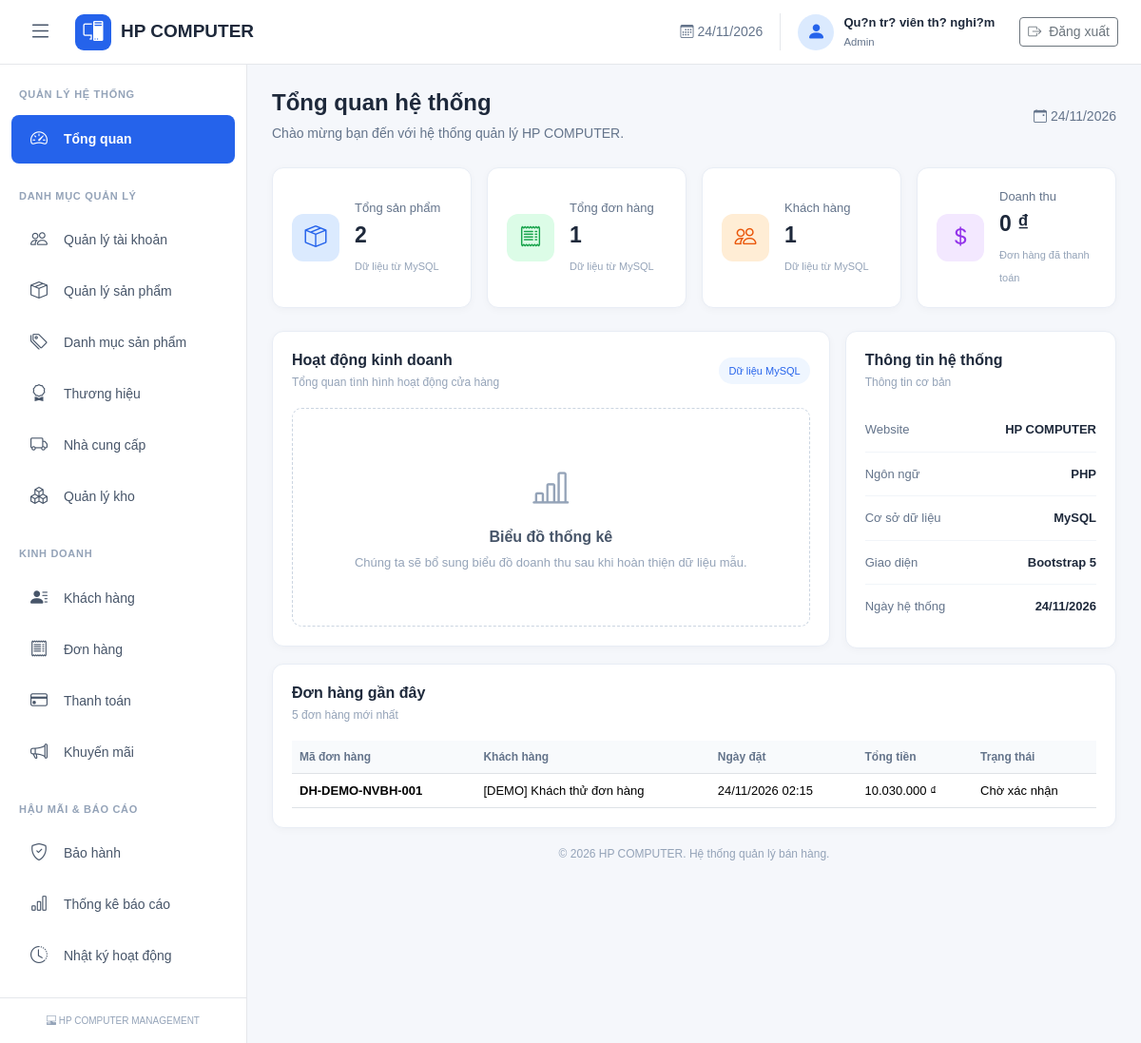
Screenshot of /index.php (signed in) with the database file from the repository.
### tables this page shows
CREATE TABLE `don_hang` (
  `ma_don_hang` int(11) NOT NULL,
  `ma_khach_hang` int(11) NOT NULL,
  `ma_nguoi_tao` int(11) DEFAULT NULL,
  `ma_so_don_hang` varchar(50) NOT NULL,
  `ngay_dat` datetime NOT NULL DEFAULT current_timestamp(),
  `ten_nguoi_nhan` varchar(150) NOT NULL,
  `sdt_nguoi_nhan` varchar(20) NOT NULL,
  `dia_chi_giao_hang` varchar(255) NOT NULL,
  `tam_tinh` decimal(15,2) UNSIGNED NOT NULL DEFAULT 0.00,
  `tien_giam_gia` decimal(15,2) UNSIGNED NOT NULL DEFAULT 0.00,
  `phi_van_chuyen` decimal(15,2) UNSIGNED NOT NULL DEFAULT 0.00,
  `tong_tien` decimal(15,2) UNSIGNED NOT NULL DEFAULT 0.00,
  `trang_thai_don_hang` enum('PENDING','CONFIRMED','PROCESSING','SHIPPING','COMPLETED','CANCELLED') NOT NULL DEFAULT 'PENDING',
  `trang_thai_thanh_toan` enum('UNPAID','PARTIAL','PAID','REFUNDED') NOT NULL DEFAULT 'UNPAID',
  `ghi_chu` text DEFAULT NULL,
  `ngay_cap_nhat` datetime NOT NULL DEFAULT current_timestamp() ON UPDATE current_timestamp()
);

### modules/dashboard/index.php (the view, shortened to what this page needs)
<?php
require_once __DIR__ . '/../../config/database.php';
$tongSanPham = 0;
$tongDonHang = 0;
$tongKhachHang = 0;
$tongDoanhThu = 0;
$donHangGanDay = [];
$dashboardError = false;
try {
    $stmt = $pdo->query("
        SELECT COUNT(*)
        FROM san_pham
    ");
    $tongSanPham = (int) $stmt->fetchColumn();
    $stmt = $pdo->query("
        SELECT COUNT(*)
        FROM don_hang
    ");
    $tongDonHang = (int) $stmt->fetchColumn();
    $stmt = $pdo->query("
        SELECT COUNT(*)
        FROM khach_hang
    ");
    $tongKhachHang = (int) $stmt->fetchColumn();
    $stmt = $pdo->query("
        SELECT COALESCE(SUM(tong_tien), 0)
        FROM don_hang
        WHERE trang_thai_thanh_toan = 'PAID'
    ");
    $tongDoanhThu = (float) $stmt->fetchColumn();
    $stmt = $pdo->query("
        SELECT
            ma_so_don_hang,
            ten_nguoi_nhan,
            ngay_dat,
            tong_tien,
            trang_thai_don_hang,
            trang_thai_thanh_toan
        FROM don_hang
        ORDER BY ngay_dat DESC
        LIMIT 5
    ");
    $donHangGanDay = $stmt->fetchAll(PDO::FETCH_ASSOC);
} catch (PDOException $e) {
    error_log('Dashboard error: ' . $e->getMessage());
    $dashboardError = true;
}
function dinhDangTien($tien)
{
    return number_format((float) $tien, 0, ',', '.') . ' ₫';
}
function tenTrangThai($trangThai)
{
    $danhSach = [
        'PENDING'    => 'Chờ xác nhận',
        'CONFIRMED'  => 'Đã xác nhận',
        'PROCESSING' => 'Đang xử lý',
        'SHIPPING'   => 'Đang giao hàng',
        'COMPLETED'  => 'Hoàn thành',
        'CANCELLED'  => 'Đã hủy'
    ];
    return $danhSach[$trangThai] ?? $trangThai;
}
?>
<div class="page-heading">
    <div>
        <h1>Tổng quan hệ thống</h1>
        <p>Chào mừng bạn đến với hệ thống quản lý HP COMPUTER.</p>
    </div>
    <div class="page-heading-date">
        <i class="bi bi-calendar-event"></i>
        <?= date('d/m/Y') ?>
    </div>
</div>
<div class="row g-3 mb-4">
    <div class="col-12 col-sm-6 col-xl-3">
        <div class="stat-card">
            <div class="stat-icon stat-blue">
                <i class="bi bi-box-seam"></i>
            </div>
            <div>
                <p>Tổng sản phẩm</p>
                <h3><?= number_format($tongSanPham) ?></h3>
                <small>Dữ liệu từ MySQL</small>
            </div>
        </div>
    </div>
    <div class="col-12 col-sm-6 col-xl-3">
        <div class="stat-card">
            <div class="stat-icon stat-green">
                <i class="bi bi-receipt"></i>
            </div>
            <div>
                <p>Tổng đơn hàng</p>
                <h3><?= number_format($tongDonHang) ?></h3>
                <small>Dữ liệu từ MySQL</small>
            </div>
        </div>
    </div>
    <div class="col-12 col-sm-6 col-xl-3">
        <div class="stat-card">
            <div class="stat-icon stat-orange">
                <i class="bi bi-people"></i>
            </div>
            <div>
                <p>Khách hàng</p>
                <h3><?= number_format($tongKhachHang) ?></h3>
                <small>Dữ liệu từ MySQL</small>
            </div>
        </div>
    </div>
    <div class="col-12 col-sm-6 col-xl-3">
        <div class="stat-card">
            <div class="stat-icon stat-purple">
                <i class="bi bi-currency-dollar"></i>
            </div>
            <div>
                <p>Doanh thu</p>
                <h3><?= dinhDangTien($tongDoanhThu) ?></h3>
                <small>Đơn hàng đã thanh toán</small>
            </div>
        </div>
    </div>
</div>
<div class="row g-3">
    <div class="col-12 col-xl-8">
        <div class="content-card">
            <div class="content-card-header">
                <div>
                    <h5>Hoạt động kinh doanh</h5>
                    <p>Tổng quan tình hình hoạt động cửa hàng</p>
                </div>
                <span class="status-label">
                    Dữ liệu MySQL
                </span>
            </div>
            <div class="empty-chart">
                <i class="bi bi-bar-chart-line"></i>
                <h6>Biểu đồ thống kê</h6>
                <p>
                    Chúng ta sẽ bổ sung biểu đồ doanh thu
                    sau khi hoàn thiện dữ liệu mẫu.
                </p>
            </div>
        </div>
    </div>
    <div class="col-12 col-xl-4">
        <div class="content-card">
            <div class="content-card-header">
                <div>
                    <h5>Thông tin hệ thống</h5>
                    <p>Thông tin cơ bản</p>
                </div>
            </div>
            <div class="system-info">
                <div>
                    <span>Website</span>
                    <strong>HP COMPUTER</strong>
                </div>
                <div>
                    <span>Ngôn ngữ</span>
                    <strong>PHP</strong>
                </div>
                <div>
                    <span>Cơ sở dữ liệu</span>
                    <strong>MySQL</strong>
                </div>
                <div>
                    <span>Giao diện</span>
                    <strong>Bootstrap 5</strong>
                </div>
                <div>
                    <span>Ngày hệ thống</span>
                    <strong><?= date('d/m/Y') ?></strong>
                </div>
            </div>
        </div>
    </div>
</div>
<div class="content-card mt-3">
    <div class="content-card-header">
        <div>
            <h5>Đơn hàng gần đây</h5>
            <p>5 đơn hàng mới nhất</p>
        </div>
    </div>
    <div class="table-responsive">
        <table class="table dashboard-table align-middle mb-0">
            <thead>
                <tr>
                    <th>Mã đơn hàng</th>
                    <th>Khách hàng</th>
                    <th>Ngày đặt</th>
                    <th>Tổng tiền</th>
                    <th>Trạng thái</th>
                </tr>
            </thead>
            <tbody>
                <?php if (empty($donHangGanDay)): ?>
                    <tr>
                        <td colspan="5"
                            class="text-center py-4 text-muted">
                            <?= $dashboardError
                                ? 'Không thể tải danh sách đơn hàng.'
                                : 'Chưa có đơn hàng để hiển thị.' ?>
                        </td>
                    </tr>
                <?php else: ?>
                    <?php foreach ($donHangGanDay as $donHang): ?>
                        <tr>
                            <td>
                                <strong>
                                    <?= htmlspecialchars(
                                        $donHang['ma_so_don_hang'],
                                        ENT_QUOTES,
                                        'UTF-8'
                                    ) ?>
                                </strong>
                            </td>
                            <td>
                                <?= htmlspecialchars(
                                    $donHang['ten_nguoi_nhan'],
                                    ENT_QUOTES,
                                    'UTF-8'
                                ) ?>
                            </td>
                            <td>
                                <?= date(
                                    'd/m/Y H:i',
                                    strtotime($donHang['ngay_dat'])
                                ) ?>
                            </td>
                            <td>
                                <?= dinhDangTien($donHang['tong_tien']) ?>
                            </td>
                            <td>
                                <?= htmlspecialchars(
                                    tenTrangThai($donHang['trang_thai_don_hang']),
                                    ENT_QUOTES,
                                    'UTF-8'
                                ) ?>
                            </td>
                        </tr>
                    <?php endforeach; ?>
                <?php endif; ?>
            </tbody>
        </table>
    </div>
</div>

### assets/css/admin.css (style rules this page uses)
:root { --primary-color: #2563eb; --sidebar-width: 260px; --topbar-height: 68px; --background-color: #f5f7fb; --text-color: #1e293b; }
* { box-sizing: border-box; }
body { margin: 0; font-family: Arial, Helvetica, sans-serif; background: var(--background-color); color: var(--text-color); }
.page-heading { display: flex; justify-content: space-between; align-items: center; gap: 15px; margin-bottom: 25px; }
.page-heading h1 { font-size: 24px; font-weight: 700; margin: 0 0 7px; }
.page-heading p { margin: 0; color: #64748b; font-size: 14px; }
.page-heading-date { color: #64748b; font-size: 14px; white-space: nowrap; }
.stat-card { background: #ffffff; border: 1px solid #e8edf5; border-radius: 12px; padding: 20px; display: flex; align-items: center; gap: 16px; height: 100%; box-shadow: 0 2px 8px rgba(15, 23, 42, 0.03); }
.stat-icon { width: 50px; height: 50px; border-radius: 12px; display: grid; place-items: center; font-size: 23px; flex-shrink: 0; }
.stat-blue { color: #2563eb; background: #dbeafe; }
.stat-green { color: #16a34a; background: #dcfce7; }
.stat-orange { color: #ea580c; background: #ffedd5; }
.stat-purple { color: #9333ea; background: #f3e8ff; }
.stat-card p { margin: 0 0 6px; color: #64748b; font-size: 13px; }
.stat-card h3 { margin: 0 0 5px; font-size: 23px; font-weight: 700; }
.stat-card small { color: #94a3b8; font-size: 11px; }
.content-card { background: #ffffff; border: 1px solid #e8edf5; border-radius: 12px; padding: 20px; box-shadow: 0 2px 8px rgba(15, 23, 42, 0.03); }
.content-card-header { display: flex; justify-content: space-between; align-items: center; gap: 10px; margin-bottom: 18px; }
.content-card-header h5 { font-size: 16px; font-weight: 700; margin: 0 0 5px; }
.content-card-header p { color: #94a3b8; font-size: 12px; margin: 0; }
.status-label { background: #eff6ff; color: #2563eb; padding: 6px 10px; border-radius: 20px; font-size: 11px; }
.empty-chart { min-height: 230px; border: 1px dashed #cbd5e1; border-radius: 10px; display: flex; flex-direction: column; justify-content: center; align-items: center; color: #94a3b8; text-align: center; }
.empty-chart i { font-size: 38px; margin-bottom: 12px; }
.empty-chart h6 { color: #475569; font-weight: 600; }
.empty-chart p { font-size: 13px; margin: 0; }
.system-info > div { display: flex; justify-content: space-between; gap: 10px; padding: 13px 0; border-bottom: 1px solid #f1f5f9; font-size: 13px; }
.system-info > div:last-child { border-bottom: 0; }
.system-info span { color: #64748b; }
.system-info strong { text-align: right; }
.dashboard-table thead th { background: #f8fafc; color: #64748b; font-size: 12px; font-weight: 600; white-space: nowrap; }
.dashboard-table tbody td { font-size: 13px; }

### rows the page displays
don_hang: ma_so_don_hang "DH-DEMO-NVBH-001", ten_nguoi_nhan "[DEMO] Khách thử đơn hàng", ngay_dat "24/11/2026 02:15", tong_tien "10.030.000 ₫", trang_thai_don_hang "Chờ xác nhận"

### other values shown
$hoTen "Qu?n tr? viên th? nghi?m"
$tenVaiTro "Admin"
$tongSanPham "2"
$tongDonHang "1"
$tongKhachHang "1"
dinhDangTien($tongDoanhThu) "0 ₫"
